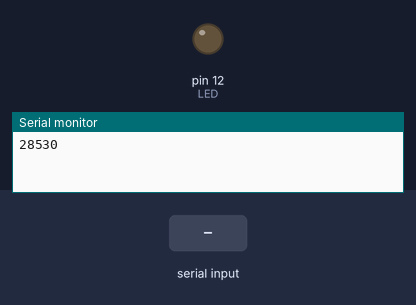
Recording of a sketch running on a simulated Arduino Uno, built with avr-gcc and run on an emulated ATmega328P. Parts: output pins drawn as LEDs (lit = HIGH), the last lines printed to the serial monitor. The inputs (shaded band) are chosen by the test bench.

Above: at 1.2 s.
1.3 s: "1" received over Serial
At 1.8 s:
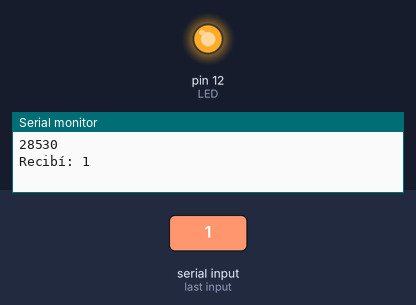
2.8 s: "0" received over Serial
At 4.1 s:
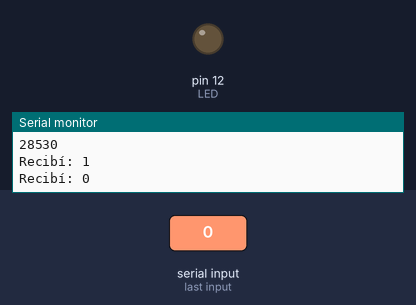
Timing chart, 0 to 5.8 s (numbered marks = the images above; inputs shaded):
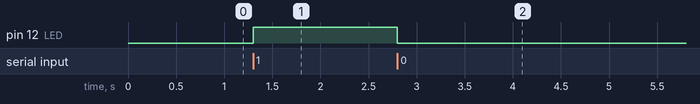

Measured:
- after the input at 1.3 s, pin 12 (LED): LOW → HIGH at once
- after the input at 2.8 s, pin 12 (LED): HIGH → LOW at once

The sketch:

Prender_led.ino
```cpp
int valor = 0; // for incoming serial data
#define LED 12


void setup() {
  Serial.begin(9600); // opens serial port, sets data rate to 9600 bps
  Serial.println('Saludando al servidor');
  pinMode(LED, OUTPUT);
}

void loop() {
  // send data only when you receive data:

  if (Serial.available() > 0) {
    // read the incoming byte:
    valor = Serial.read();
    // say what you got:
    Serial.print("Recibí: ");
    Serial.println((char)valor);

    if (valor == '1'){
      digitalWrite(LED, HIGH);
    }
    else if (valor == '0'){
      digitalWrite(LED, LOW);
    }
    else{
      Serial.println("Valor no entendido");
    }
    delay(200);
  }
}
```
